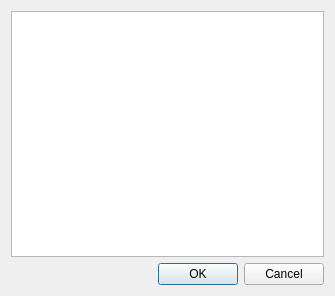
<?xml version="1.0" encoding="UTF-8"?>
<ui version="4.0">
 <class>SelectActionDlg</class>
 <widget class="QDialog" name="SelectActionDlg">
  <property name="geometry">
   <rect>
    <x>0</x>
    <y>0</y>
    <width>335</width>
    <height>296</height>
   </rect>
  </property>
  <property name="windowTitle">
   <string>Выбор команды</string>
  </property>
  <layout class="QVBoxLayout" name="verticalLayout">
   <item>
    <widget class="QListView" name="listView"/>
   </item>
   <item>
    <widget class="QDialogButtonBox" name="buttonBox">
     <property name="orientation">
      <enum>Qt::Horizontal</enum>
     </property>
     <property name="standardButtons">
      <set>QDialogButtonBox::Cancel|QDialogButtonBox::Ok</set>
     </property>
    </widget>
   </item>
  </layout>
 </widget>
 <resources/>
 <connections>
  <connection>
   <sender>buttonBox</sender>
   <signal>accepted()</signal>
   <receiver>SelectActionDlg</receiver>
   <slot>accept()</slot>
   <hints>
    <hint type="sourcelabel">
     <x>248</x>
     <y>254</y>
    </hint>
    <hint type="destinationlabel">
     <x>157</x>
     <y>274</y>
    </hint>
   </hints>
  </connection>
  <connection>
   <sender>buttonBox</sender>
   <signal>rejected()</signal>
   <receiver>SelectActionDlg</receiver>
   <slot>reject()</slot>
   <hints>
    <hint type="sourcelabel">
     <x>316</x>
     <y>260</y>
    </hint>
    <hint type="destinationlabel">
     <x>286</x>
     <y>274</y>
    </hint>
   </hints>
  </connection>
 </connections>
</ui>
